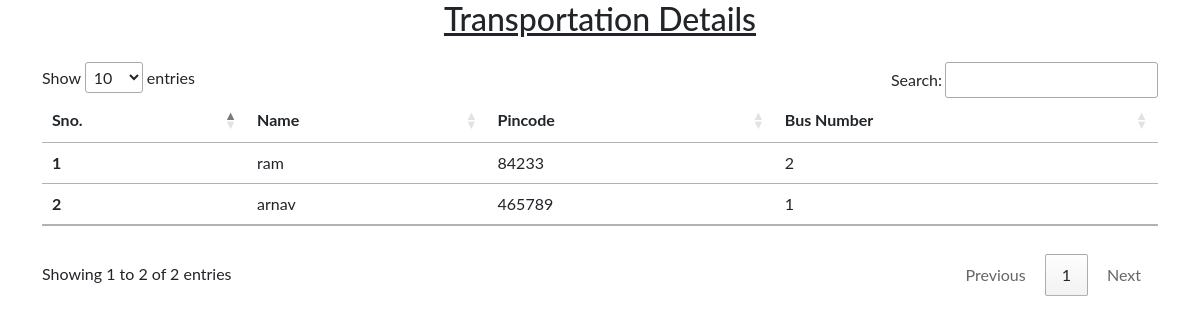
/transportation.php, run on the app's committed database.
### tables this page shows
CREATE TABLE IF NOT EXISTS `students1` (
  `name` text NOT NULL,
  `parent_name` text NOT NULL,
  `dob` date NOT NULL,
  `roll_no` int NOT NULL,
  `adm_no` int NOT NULL AUTO_INCREMENT,
  `pincode` int NOT NULL,
  `locality` text NOT NULL,
  `age` int NOT NULL,
  `class` int NOT NULL,
  `phone_number` int NOT NULL,
  `bus_no` int NOT NULL,
  PRIMARY KEY (`adm_no`)
);

### transportation.php (the view, shortened to what this page needs)
<?php include 'db_connect.php';?>
<!doctype html>
<html lang="en">
  <head>
    <link rel="stylesheet" href="//cdn.datatables.net/1.11.5/css/jquery.dataTables.min.css">
    <link href="https://cdn.jsdelivr.net/npm/bootstrap@5.1.3/dist/css/bootstrap.min.css" rel="stylesheet">
        </head>
  <body>
<h2><center><u>Transportation Details</u></h2>
  <div class="container my-4">
<table class="table my-4" id="myTable" >
  <thead>
    <tr>
      <th scope="col">Sno.</th>
      <th scope="col">Name</th>
      <th scope="col">Pincode</th>
      <th scope="col">Bus Number</th>
    </tr>
  </thead><tbody>
<?php
$sql1="SELECT pincode,name,bus_no FROM students1";
$result1=mysqli_query($conn,$sql1);
$rows1= mysqli_num_rows($result1);
  $Sno=0;
  while ($row1 = mysqli_fetch_assoc($result1))
{
  $Sno++;
    if($rows1>0){
     echo "<tr>
        <th >".$Sno."</th>
        <td>".$row1['name']."</td>
        <td>".$row1['pincode']."</td>
        <td>".$row1['bus_no']."</td>
        </td>
      </tr>";
    }}?></tbody></table>
</div>
  </body>
</html>

### transportation.php (style rules this page uses)
body { font-family: "Lato", sans-serif; }

### data on the page
students1: name "ram", pincode "84233", bus_no "2"
students1: name "arnav", pincode "465789", bus_no "1"
